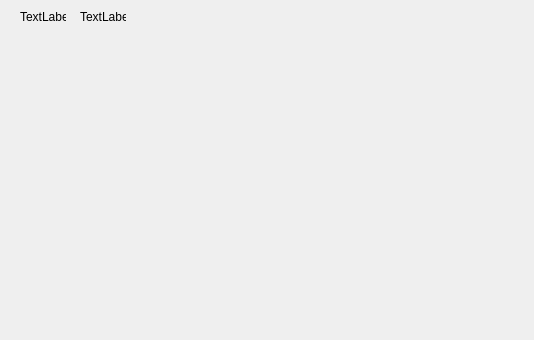
<?xml version="1.0" encoding="UTF-8"?>
<ui version="4.0">
 <class>Dialog</class>
 <widget class="QDialog" name="Dialog">
  <property name="geometry">
   <rect>
    <x>0</x>
    <y>0</y>
    <width>534</width>
    <height>340</height>
   </rect>
  </property>
  <property name="sizePolicy">
   <sizepolicy hsizetype="Fixed" vsizetype="Fixed">
    <horstretch>0</horstretch>
    <verstretch>0</verstretch>
   </sizepolicy>
  </property>
  <property name="windowTitle">
   <string>Hydroxyl</string>
  </property>
  <widget class="QLabel" name="spkCaptionLabel">
   <property name="geometry">
    <rect>
     <x>20</x>
     <y>10</y>
     <width>46</width>
     <height>13</height>
    </rect>
   </property>
   <property name="text">
    <string>TextLabel</string>
   </property>
  </widget>
  <widget class="QLabel" name="label_2">
   <property name="geometry">
    <rect>
     <x>80</x>
     <y>10</y>
     <width>46</width>
     <height>13</height>
    </rect>
   </property>
   <property name="text">
    <string>TextLabel</string>
   </property>
  </widget>
 </widget>
 <layoutdefault spacing="6" margin="11"/>
 <resources/>
 <connections/>
</ui>
